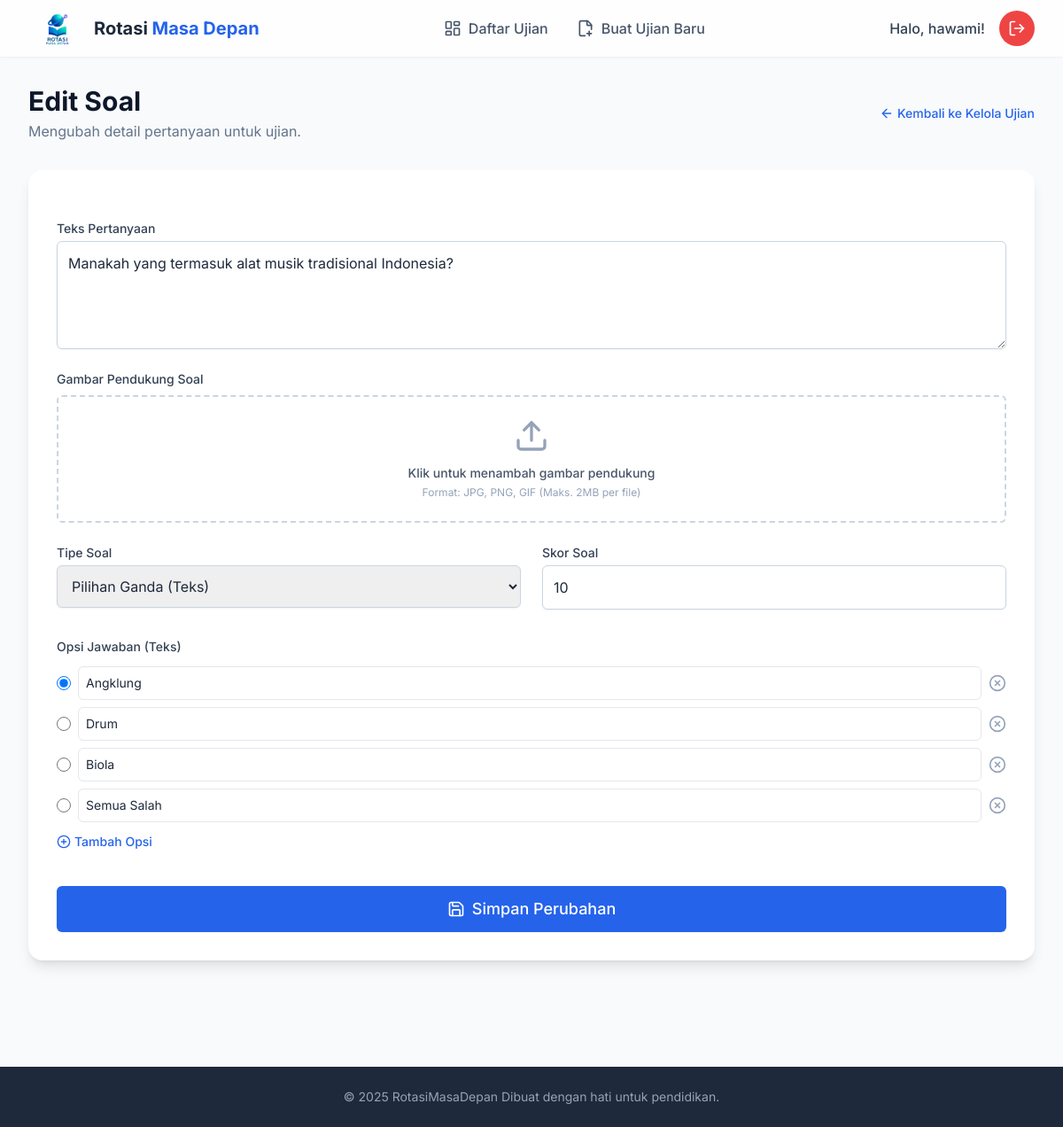
/teacher/edit_question.php?id=62 (signed in), run on the app's committed database.
### tables this page shows
CREATE TABLE `pertanyaan` (
  `id` int(11) NOT NULL,
  `id_ujian` int(11) NOT NULL,
  `tipe_soal` enum('pilihan_ganda','essay','pilihan_ganda_gambar') NOT NULL DEFAULT 'pilihan_ganda',
  `teks_pertanyaan` text NOT NULL,
  `skor` int(11) NOT NULL DEFAULT 10
);

CREATE TABLE `opsi_jawaban` (
  `id` int(11) NOT NULL,
  `id_pertanyaan` int(11) NOT NULL,
  `teks_opsi` varchar(255) DEFAULT NULL,
  `gambar_opsi` varchar(255) DEFAULT NULL,
  `adalah_jawaban_benar` tinyint(1) NOT NULL DEFAULT 0
);

### teacher/edit_question.php (the view, shortened to what this page needs)
<?php
require_once '../db.php';
$id_pertanyaan = $_GET['id'];
$stmt_verify = $conn->prepare("SELECT p.*, u.id_guru FROM pertanyaan p JOIN ujian u ON p.id_ujian = u.id WHERE p.id = ?");
$stmt_verify->bind_param("i", $id_pertanyaan);
$stmt_verify->execute();
$result_verify = $stmt_verify->get_result();
$soal = $result_verify->fetch_assoc();
$id_ujian = $soal['id_ujian'];
$opsi_jawaban = [];
$stmt_opsi = $conn->prepare("SELECT * FROM opsi_jawaban WHERE id_pertanyaan = ? ORDER BY id ASC");
$stmt_opsi->bind_param("i", $id_pertanyaan);
$stmt_opsi->execute();
$result_opsi = $stmt_opsi->get_result();
while($row = $result_opsi->fetch_assoc()) {
    $opsi_jawaban[] = $row;
}
include 'header.php';
?>
<div class="flex justify-between items-center mb-8">
    <div>
        <h2 class="text-3xl font-bold text-slate-900">Edit Soal</h2>
        <p class="text-slate-500 mt-1">Mengubah detail pertanyaan untuk ujian.</p>
    </div>
    <a href="manage_exam.php?id=<?php echo $id_ujian; ?>" class="text-sm font-medium text-blue-600 hover:text-blue-800 flex items-center gap-1"><i data-lucide="arrow-left" class="w-4 h-4"></i> Kembali ke Kelola Ujian</a>
</div>
<div class="bg-white p-8 rounded-2xl shadow-lg mb-10">
    <form action="edit_question.php?id=<?php echo $id_pertanyaan; ?>" method="post" enctype="multipart/form-data" class="space-y-6">
        <div>
            <label for="teks_pertanyaan" class="block text-sm font-medium text-slate-700">Teks Pertanyaan</label>
            <textarea name="teks_pertanyaan" id="teks_pertanyaan" class="mt-1 block w-full border border-slate-300 rounded-md shadow-sm p-3 focus:ring-blue-500 focus:border-blue-500" rows="4" required><?php echo htmlspecialchars($soal['teks_pertanyaan']); ?></textarea>
        </div>
        <div>
            <label class="block text-sm font-medium text-slate-700 mb-2">Gambar Pendukung Soal</label>
            <div class="mt-2">
                <div class="upload-area border-2 border-dashed border-slate-300 rounded-md p-6 text-center cursor-pointer hover:border-blue-400 transition-colors">
                    <div class="upload-content">
                        <i data-lucide="upload" class="w-10 h-10 text-slate-400 mx-auto mb-3"></i>
                        <p class="text-sm text-slate-600 font-medium">Klik untuk menambah gambar pendukung</p>
                        <p class="text-xs text-slate-400 mt-1">Format: JPG, PNG, GIF (Maks. 2MB per file)</p>
                    </div>
                </div>
            </div>
        </div>
        <div class="grid grid-cols-1 md:grid-cols-2 gap-6">
            <div>
                <label for="tipe_soal" class="block text-sm font-medium text-slate-700">Tipe Soal</label>
                <select name="tipe_soal" id="tipe_soal" class="mt-1 block w-full border border-slate-300 rounded-md shadow-sm p-3 focus:ring-blue-500 focus:border-blue-500">
                    <option value="pilihan_ganda" <?php if($soal['tipe_soal'] == 'pilihan_ganda') echo 'selected'; ?>>Pilihan Ganda (Teks)</option>
                </select>
            </div>
            <div>
                <label for="skor" class="block text-sm font-medium text-slate-700">Skor Soal</label>
                <input type="number" name="skor" id="skor" class="mt-1 block w-full border border-slate-300 rounded-md shadow-sm p-3" value="<?php echo htmlspecialchars($soal['skor']); ?>" required min="1">
            </div>
        </div>
        <div id="pilihan-ganda-container" class="space-y-3 pt-2">
            <label class="block text-sm font-medium text-slate-700">Opsi Jawaban (Teks)</label>
            <div id="options-wrapper" class="space-y-2">
                <?php if($soal['tipe_soal'] == 'pilihan_ganda'): foreach($opsi_jawaban as $index => $opsi): ?>
                <div class="flex items-center gap-2 option-item">
                    <input type="radio" name="jawaban_benar" value="<?php echo $index; ?>" class="h-4 w-4 text-blue-600" <?php if($opsi['adalah_jawaban_benar']) echo 'checked'; ?> required>
                    <input type="text" name="opsi[]" class="flex-grow border p-2 text-sm rounded-md" value="<?php echo htmlspecialchars($opsi['teks_opsi']); ?>" required>
                    <button type="button" class="remove-option-btn text-slate-400 hover:text-red-600"><i data-lucide="x-circle" class="h-5 w-5"></i></button>
                </div>
                <?php endforeach; endif; ?>
            </div>
            <button type="button" id="add-option-btn" class="text-sm font-medium text-blue-600 hover:text-blue-800 flex items-center gap-1 mt-2"><i data-lucide="plus-circle" class="w-4 h-4"></i> Tambah Opsi</button>
        </div>
        <div class="pt-4">
            <button type="submit" class="w-full flex justify-center items-center py-3 px-4 rounded-md shadow-sm text-lg font-medium text-white bg-blue-600 hover:bg-blue-700">
                <i data-lucide="save" class="mr-2 h-5 w-5"></i> Simpan Perubahan
            </button>
        </div>
    </form>
</div>
<?php include 'footer.php'; ?>

### teacher/header.php (style rules this page uses)
body { font-family: 'Inter', sans-serif; }
.lucide { width: 20px; height: 20px; stroke-width: 2; }

### teacher/edit_question.php (style rules this page uses)
.upload-area { transition: all 0.3s ease; }

### data on the page
pertanyaan: teks_pertanyaan "Manakah yang termasuk alat musik tradisional Indonesia?", tipe_soal "Pilihan Ganda (Teks)", skor "10"
opsi_jawaban: adalah_jawaban_benar "☑", teks_opsi "Angklung"
opsi_jawaban: teks_opsi "Drum"
opsi_jawaban: teks_opsi "Biola"
opsi_jawaban: teks_opsi "Semua Salah"

### other printed values
$_SESSION['username'] "hawami"
